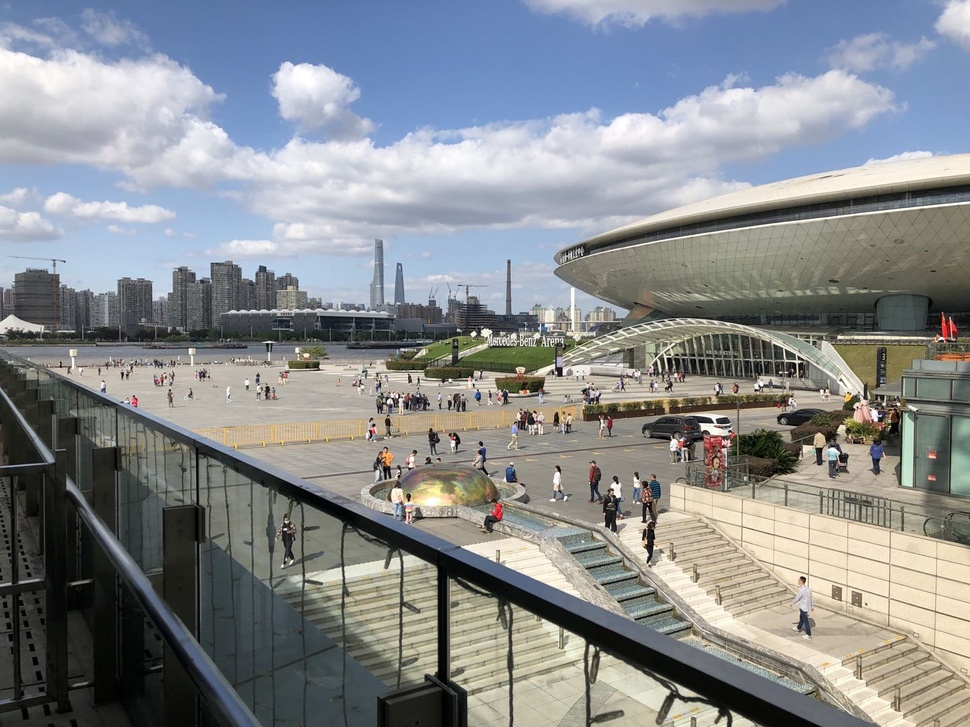
#> input picture Exposure-Fusion/test_images/normal.jpg, 970 x 727 px, shrunk from 1440 x 1080 before the run; its folder holds 3 pictures in this run
$ python Utils.py
#> lines starting #> are read from the running program, lines starting #| are printed output that depends on the picture
from os import listdir
from os.path import isfile, isdir, join
from PIL import Image
from PIL.ExifTags import TAGS
import PIL.ExifTags
import cv2
import os.path
import rawpy
import numpy as np

def show_image(image, name="Display"):
    cv2.namedWindow(name, cv2.WINDOW_AUTOSIZE)
    cv2.imshow(name, image)
    cv2.waitKey(0)

def list_files(FilePath):
    onlyfiles = [f for f in listdir(FilePath) if isfile(join(FilePath, f))]
    return onlyfiles

def read_raw_image(filename):
    with rawpy.imread(filename) as raw:
        rgb = raw.postprocess()
    # Changing to BGR
    rgb[:, :, 0], rgb[:, :, 2] = rgb[:, :, 2], rgb[:, :, 0]
    return rgb

# retrieve file extension
def file_extension(path):
    return os.path.splitext(path)[1]

def get_image_stack(folderPath):
    files = list_files(folderPath)
    imageStack = []
    for file in files:
        filePath = join(folderPath,file)
        if(file_extension(filePath)=='.jpg'):
            currImage = cv2.imread(filePath)
#> currImage is the input picture: shape (727, 970, 3); mean B, G, R 142.2, 139.1, 135.4
        elif(file_extension(filePath)=='.dng'):
            currImage = read_raw_image(filePath)
        imageStack.append(currImage)
    return np.array(imageStack)

def rgb2gray(rgb_image):
    gray_image = cv2.cvtColor(rgb_image, cv2.COLOR_BGR2GRAY)
    return gray_image

def rgb2yuv(rgb_image):
    yuv_image = cv2.cvtColor(rgb_image, cv2.COLOR_BGR2YUV)
#> yuv_image: shape (727, 970, 3); mean of channels 0, 1, 2 138.3, 129.9, 125.4
    return yuv_image

def yuv2rgb(yuv_image):
    rgb_image = cv2.cvtColor(yuv_image, cv2.COLOR_YUV2RGB)
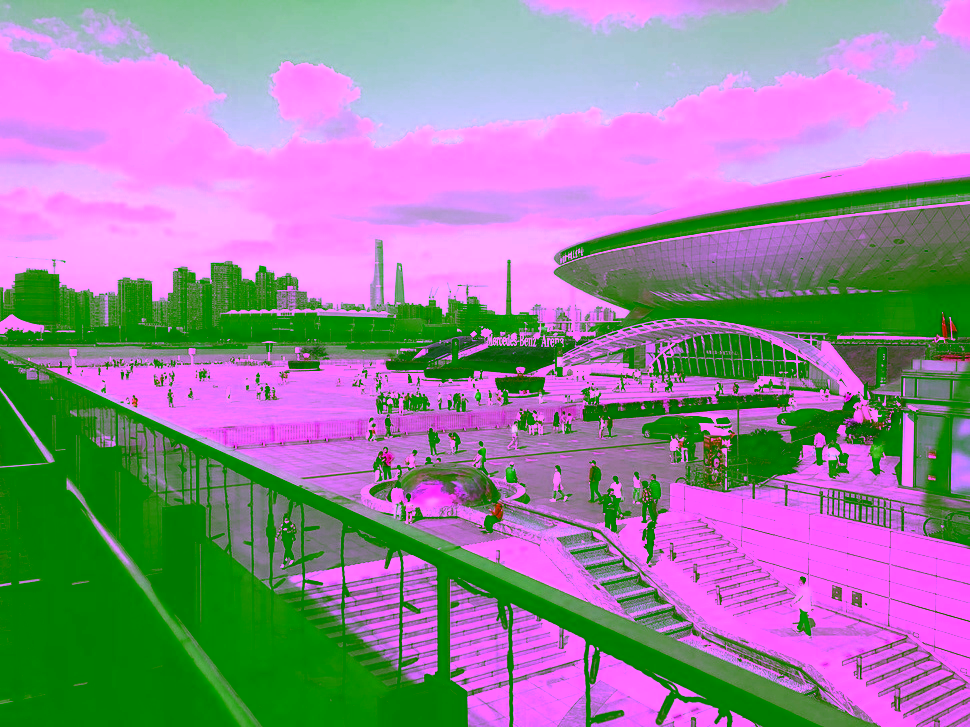
#> rgb_image: shape (727, 970, 3); mean R, G, B 149.7, 133.5, 156.5
    return rgb_image


if __name__ == '__main__':
    image_list = get_image_stack("test_images")
    image = image_list[0]
    yuv = rgb2yuv(image)
    rgb = yuv2rgb(image)
    pass
